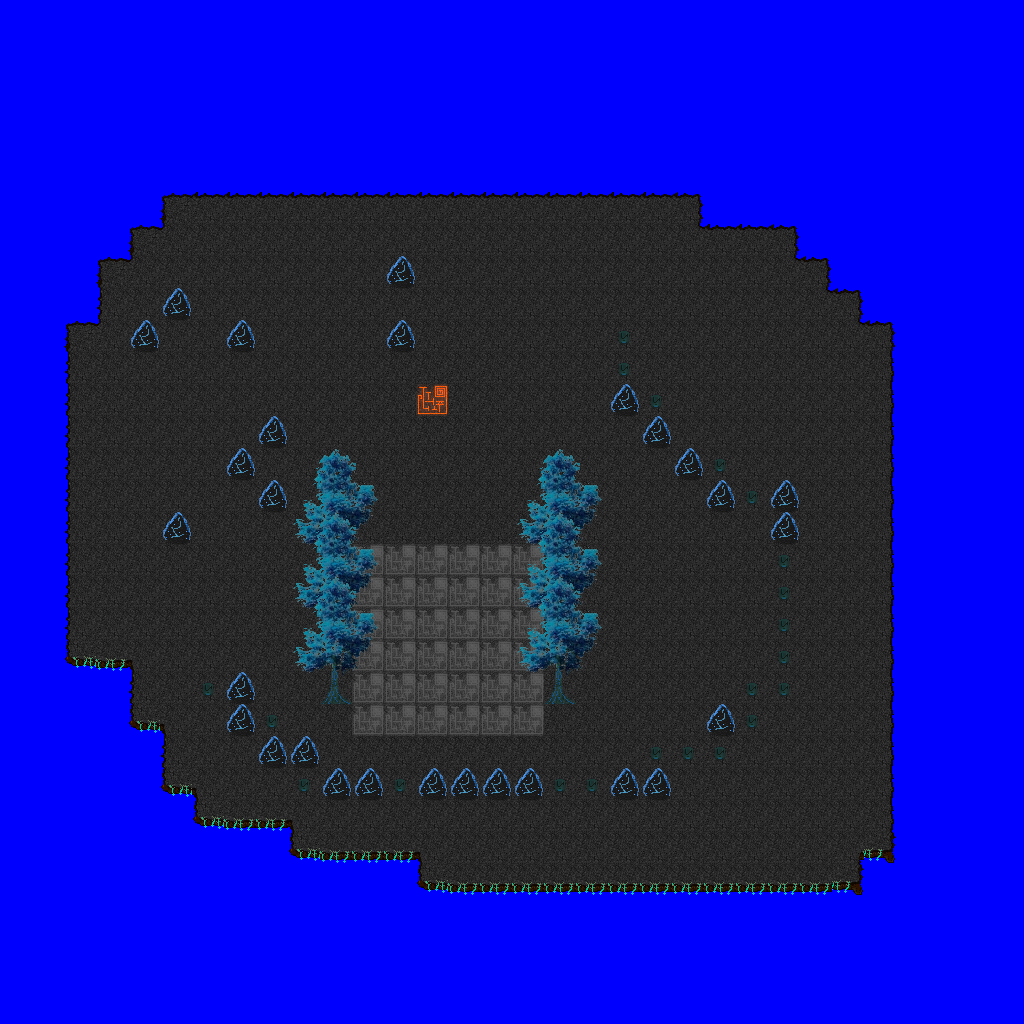

This game map was drawn from its Tiled (.tmx) file and the tilesets committed beside it. A one-line description and the trimmed map source follow:
An orthogonal 32x32 tile map with 32x32 px tiles, 4 tile layers (layer1, layer2, layer3, layer4) and 39 objects (36x on_touch, on_load, color_gradient, on_timer).

<map version="1.0" orientation="orthogonal" width="32" height="32" tilewidth="32" tileheight="32">
 <tileset firstgid="1" name="tileset1" tilewidth="32" tileheight="32">
  <image source="../textures/tileset_darkness/img.png" width="512" height="512" />
 </tileset>
 <layer name="layer1" width="32" height="32">
  <data>[1024 cells, 1024 non-empty, 16 distinct tile ids]</data>
 </layer>
 <layer name="layer2" width="32" height="32">
  <data>[1024 cells, 73 non-empty, 14 distinct tile ids]</data>
 </layer>
 <layer name="layer3" width="32" height="32">
  <data>[1024 cells, 24 non-empty, 12 distinct tile ids]</data>
 </layer>
 <layer name="layer4" width="32" height="32">
  <data>[1024 cells, 24 non-empty, 12 distinct tile ids]</data>
 </layer>
 <objectgroup name="script" width="32" height="32">
  <object name="start_position" type="on_load" x="480" y="512" width="32" height="32">
   <properties>
    <property name="1" value="teleport_player 15 16" />
   </properties>
  </object>
  <object name="sky_render" type="color_gradient" x="32" y="160" width="32" height="32">
   <properties>
    <property name="color_new" value="new 0.4 0 0.0" />
    <property name="color_old" value="old 0.0 0.0 1.0" />
    <property name="texture" value="texture lake_gradient" />
   </properties>
  </object>
  <object name="change_tile" type="on_timer" x="416" y="384" width="32" height="32">
   <properties>
    <property name="0" value="1" />
    <property name="1" value="change_tile 1 69" />
    <property name="2" value="false" />
   </properties>
  </object>
  <object name="change_tile" type="on_touch" x="416" y="544" width="32" height="32">
   <properties>
    <property name="0" value="1" />
    <property name="1" value="change_tile 1 83" />
    <property name="2" value="" />
   </properties>
  </object>
  <object name="change_tile" type="on_touch" x="352" y="544" width="32" height="32">
   <properties>
    <property name="0" value="1" />
    <property name="1" value="change_tile 1 83" />
    <property name="2" value="" />
   </properties>
  </object>
  <object name="change_tile" type="on_touch" x="384" y="544" width="32" height="32">
   <properties>
    <property name="0" value="1" />
    <property name="1" value="change_tile 1 83" />
    <property name="2" value="" />
   </properties>
  </object>
  <object name="change_tile" type="on_touch" x="448" y="544" width="32" height="32">
   <properties>
    <property name="0" value="1" />
    <property name="1" value="change_tile 1 83" />
    <property name="2" value="" />
   </properties>
  </object>
  <object name="change_tile" type="on_touch" x="480" y="544" width="32" height="32">
   <properties>
    <property name="0" value="1" />
    <property name="1" value="change_tile 1 83" />
    <property name="2" value="" />
   </properties>
  </object>
  <object name="change_tile" type="on_touch" x="512" y="544" width="32" height="32">
   <properties>
    <property name="0" value="1" />
    <property name="1" value="change_tile 1 83" />
    <property name="2" value="" />
   </properties>
  </object>
  <object name="change_tile" type="on_touch" x="512" y="576" width="32" height="32">
   <properties>
    <property name="0" value="1" />
    <property name="1" value="change_tile 1 83" />
    <property name="2" value="" />
   </properties>
  </object>
  <object name="change_tile" type="on_touch" x="480" y="576" width="32" height="32">
   <properties>
    <property name="0" value="1" />
    <property name="1" value="change_tile 1 83" />
    <property name="2" value="" />
   </properties>
  </object>
  <object name="change_tile" type="on_touch" x="448" y="576" width="32" height="32">
   <properties>
    <property name="0" value="1" />
    <property name="1" value="change_tile 1 83" />
    <property name="2" value="" />
   </properties>
  </object>
  <object name="change_tile" type="on_touch" x="416" y="576" width="32" height="32">
   <properties>
    <property name="0" value="1" />
    <property name="1" value="change_tile 1 83" />
    <property name="2" value="" />
   </properties>
  </object>
  <object name="change_tile" type="on_touch" x="384" y="576" width="32" height="32">
   <properties>
    <property name="0" value="1" />
    <property name="1" value="change_tile 1 83" />
    <property name="2" value="" />
   </properties>
  </object>
  <object name="change_tile" type="on_touch" x="352" y="576" width="32" height="32">
   <properties>
    <property name="0" value="1" />
    <property name="1" value="change_tile 1 83" />
    <property name="2" value="" />
   </properties>
  </object>
  <object name="change_tile" type="on_touch" x="448" y="608" width="32" height="32">
   <properties>
    <property name="0" value="1" />
    <property name="1" value="change_tile 1 83" />
    <property name="2" value="" />
   </properties>
  </object>
  <object name="change_tile" type="on_touch" x="352" y="608" width="32" height="32">
   <properties>
    <property name="0" value="1" />
    <property name="1" value="change_tile 1 83" />
    <property name="2" value="" />
   </properties>
  </object>
  <object name="change_tile" type="on_touch" x="512" y="608" width="32" height="32">
   <properties>
    <property name="0" value="1" />
    <property name="1" value="change_tile 1 83" />
    <property name="2" value="" />
   </properties>
  </object>
  <object name="change_tile" type="on_touch" x="416" y="640" width="32" height="32">
   <properties>
    <property name="0" value="1" />
    <property name="1" value="change_tile 1 83" />
    <property name="2" value="" />
   </properties>
  </object>
  <object name="change_tile" type="on_touch" x="352" y="640" width="32" height="32">
   <properties>
    <property name="0" value="1" />
    <property name="1" value="change_tile 1 83" />
    <property name="2" value="" />
   </properties>
  </object>
  <object name="change_tile" type="on_touch" x="480" y="640" width="32" height="32">
   <properties>
    <property name="0" value="1" />
    <property name="1" value="change_tile 1 83" />
    <property name="2" value="" />
   </properties>
  </object>
  <object name="change_tile" type="on_touch" x="480" y="608" width="32" height="32">
   <properties>
    <property name="0" value="1" />
    <property name="1" value="change_tile 1 83" />
    <property name="2" value="" />
   </properties>
  </object>
  <object name="change_tile" type="on_touch" x="512" y="640" width="32" height="32">
   <properties>
    <property name="0" value="1" />
    <property name="1" value="change_tile 1 83" />
    <property name="2" value="" />
   </properties>
  </object>
  <object name="change_tile" type="on_touch" x="448" y="640" width="32" height="32">
   <properties>
    <property name="0" value="1" />
    <property name="1" value="change_tile 1 83" />
    <property name="2" value="" />
   </properties>
  </object>
  <object name="change_tile" type="on_touch" x="384" y="608" width="32" height="32">
   <properties>
    <property name="0" value="1" />
    <property name="1" value="change_tile 1 83" />
    <property name="2" value="" />
   </properties>
  </object>
  <object name="change_tile" type="on_touch" x="416" y="608" width="32" height="32">
   <properties>
    <property name="0" value="1" />
    <property name="1" value="change_tile 1 83" />
    <property name="2" value="" />
   </properties>
  </object>
  <object name="change_tile" type="on_touch" x="384" y="640" width="32" height="32">
   <properties>
    <property name="0" value="1" />
    <property name="1" value="change_tile 1 83" />
    <property name="2" value="" />
   </properties>
  </object>
  <object name="change_tile" type="on_touch" x="448" y="672" width="32" height="32">
   <properties>
    <property name="0" value="1" />
    <property name="1" value="change_tile 1 83" />
    <property name="2" value="" />
   </properties>
  </object>
  </objectgroup>
</map>
<!-- 11 of 39 objects omitted -->
